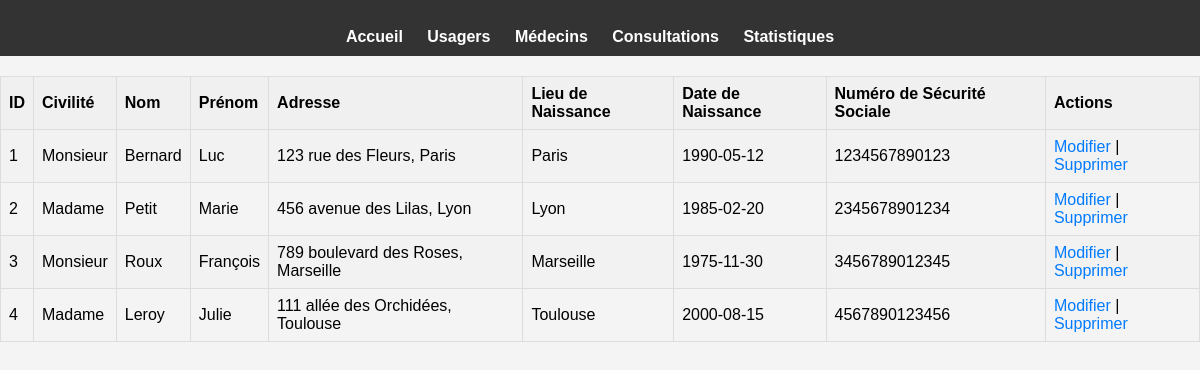
/afficher_usagers.php (signed in), run on an earlier commit of the app's database.
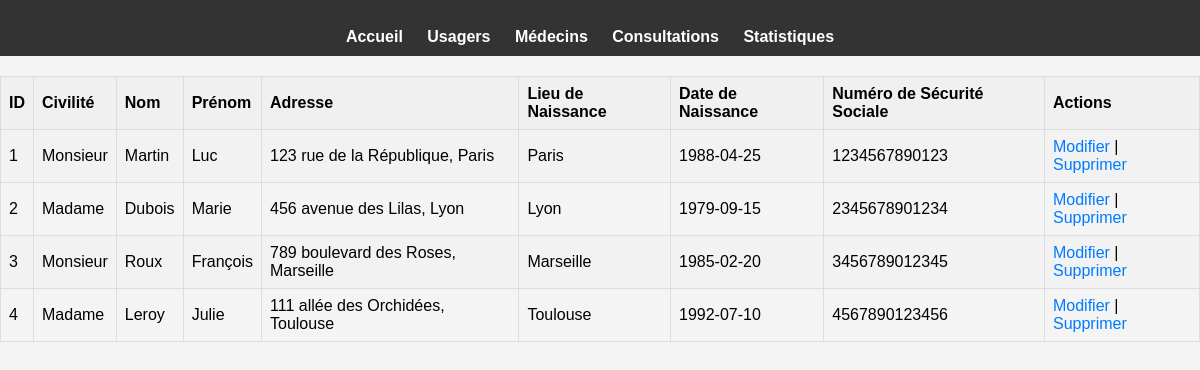
And on a later commit of the database.
### tables this page shows
CREATE TABLE usager (
    ID_USAGER int(11) NOT NULL AUTO_INCREMENT,
    Civilite varchar(10) DEFAULT NULL,
    Nom varchar(50) DEFAULT NULL,
    Prenom varchar(50) DEFAULT NULL,
    Adresse varchar(100) DEFAULT NULL,
    Date_Naissance date DEFAULT NULL,
    Numero_Secu varchar(13) DEFAULT NULL,
    Lieu_Naissance varchar(50) DEFAULT NULL,
    ID_Medecin_Ref int(11) DEFAULT NULL,
    PRIMARY KEY (ID_USAGER),
    FOREIGN KEY (ID_Medecin_Ref) REFERENCES medecin (ID_Medecin)
);

### PHP/liste_usagers.php (the view)
<?php
include 'BD.php';
try {
    $sql = "SELECT * FROM usager";
    $stmt = $conn->query($sql);
    if ($stmt->rowCount() > 0) {
        echo "<table>";
        echo "<tr><th>ID</th><th>Civilité</th><th>Nom</th><th>Prénom</th><th>Adresse</th><th>Lieu de Naissance</th><th>Date de Naissance</th><th>Numéro de Sécurité Sociale</th><th>Actions</th></tr>";
        while ($row = $stmt->fetch()) {
            echo "<tr>";
            echo "<td>" . htmlspecialchars($row['ID_USAGER']) . "</td>";
            echo "<td>" . htmlspecialchars($row['Civilite']) . "</td>";
            echo "<td>" . htmlspecialchars($row['Nom']) . "</td>";
            echo "<td>" . htmlspecialchars($row['Prenom']) . "</td>";
            echo "<td>" . htmlspecialchars($row['Adresse']) . "</td>";
            echo "<td>" . htmlspecialchars($row['Lieu_Naissance']) . "</td>";
            echo "<td>" . htmlspecialchars($row['Date_Naissance']) . "</td>";
            echo "<td>" . htmlspecialchars($row['Numero_Secu']) . "</td>";
            echo "<td><a href='modifier_usager.php?id=" . $row['ID_USAGER'] . "'>Modifier</a> | <a href='supprimer_usager.php?id=" . $row['ID_USAGER'] . "'>Supprimer</a></td>";
            echo "</tr>";
        }
        echo "</table>";
    } else {
        echo "Aucun usager trouvé.";
    }
} catch (PDOException $e) {
    die("Erreur : " . $e->getMessage());
}
?>

What changed in the data, as far as the page shows it:
changed usager "Luc": Nom "Bernard" → "Martin"; Adresse "123 rue des Fleurs, Paris" → "123 rue de la République, Paris"; Date_Naissance "1990-05-12" → "1988-04-25"
changed usager "Marie": Nom "Petit" → "Dubois"; Date_Naissance "1985-02-20" → "1979-09-15"
changed usager "Roux": Date_Naissance "1975-11-30" → "1985-02-20"
changed usager "Leroy": Date_Naissance "2000-08-15" → "1992-07-10"
